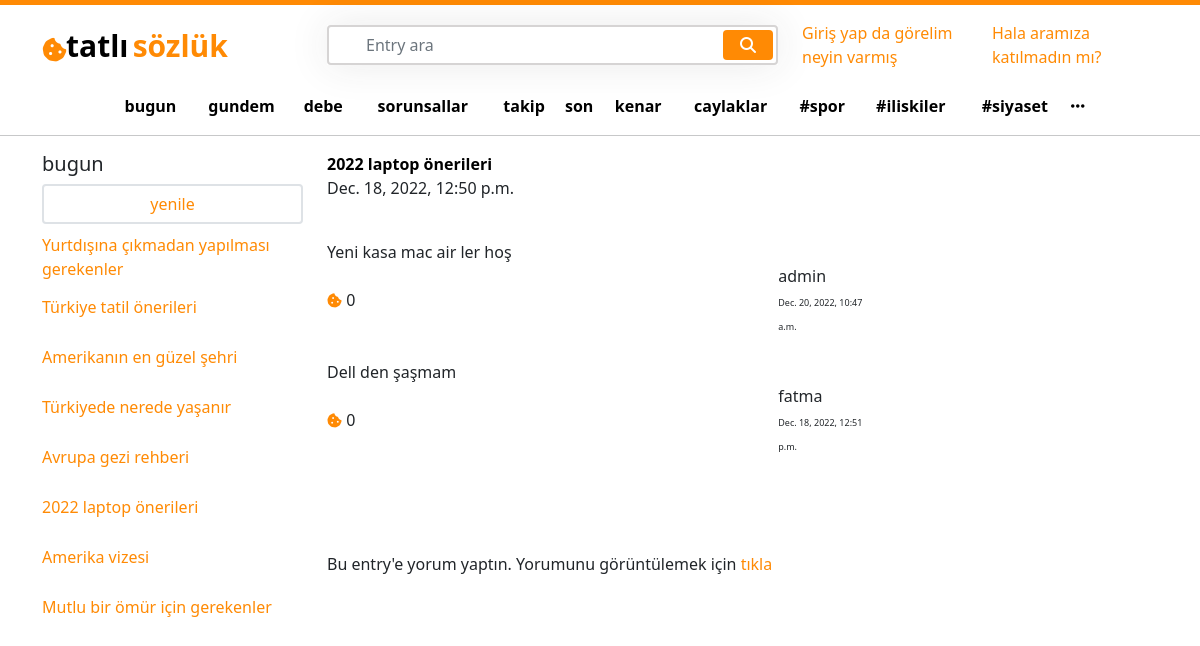
Screenshot of /2022 laptop önerileri/ with the database file from the repository.
### entry/models.py (models this page shows, shortened)
class Entry(models.Model):
    user = models.ForeignKey(User, on_delete=models.CASCADE)
    entry_slug =  models.CharField(max_length=85, blank=True, null=True)
    entry_name =  models.CharField(max_length=85, blank=True, null=True)
    created_at = models.DateTimeField(auto_now_add=True)
    updated_at = models.DateTimeField(auto_now=True)

class EntryComments(models.Model):
    comment_body =  models.CharField(max_length=85, blank=True, null=True)
    commented_entry = models.ForeignKey(Entry, on_delete=models.CASCADE)
    likes_to_the_comment = models.PositiveIntegerField(default=0)
    writer = models.ForeignKey(User, on_delete=models.CASCADE, null=True)
    created_at = models.DateTimeField(auto_now_add=True)

### user/models.py (models this page shows, shortened)
class User(AbstractBaseUser):
    email = models.EmailField(max_length=100, unique=True)
    username = models.CharField(max_length=50, unique=True)
    date_joined = models.DateTimeField(auto_now_add=True)
    last_login = models.DateTimeField(auto_now_add=True)
    created_date = models.DateTimeField(auto_now_add=True)
    modified_date = models.DateTimeField(auto_now=True)
    is_admin = models.BooleanField(default=True)
    is_staff = models.BooleanField(default=True)
    is_active = models.BooleanField(default=True)
    is_superadmin = models.BooleanField(default=True)
    USERNAME_FIELD = 'email'
    REQUIRED_FIELDS = ['username']
    objects = UserManager()

### entry/views.py (the view)
# urls.py: path('<str:pk>/', views.entry_detail, name='entry_detail'),
def entry_detail(request, pk):
    all_entries = Entry.objects.all()
    entry_detail = get_object_or_404(Entry, entry_name=pk)
    bring_entry_info = Entry.objects.filter(entry_name=pk)
    entry_comment = EntryComments.objects.filter(commented_entry__entry_name=pk).order_by('-created_at')
    for i in entry_comment:
        tiklanan_posta_yorum_yapanlar = i.writer.username
        print(tiklanan_posta_yorum_yapanlar)
    user = request.user.username
    print(user)
    if request.method == "POST":
        comment_body = request.POST['comment_body']
        new_comment = EntryComments.objects.create(commented_entry=entry_detail,writer=request.user, comment_body=comment_body)
        new_comment.save()
    context = {
        'entry_detail' : entry_detail,
        "all_entries" :  all_entries,
        'bring_entry_info' : bring_entry_info,
        'entry_comment' : entry_comment,
        "tiklanan_posta_yorum_yapanlar" : tiklanan_posta_yorum_yapanlar,
        'user' : user
    }
    return render(request, "entry_detail.html",context)

### templates/entry_detail.html (shortened to what this page needs)
{% extends 'base.html' %}
{% load static %}
{% block content %}
<div class="col-lg-6 ">
    <div class="row">
        {% for i in bring_entry_info %}
            <div class="col-lg-12">
                <a href="{% url 'entry_detail' i.id %}" >
                    <b style="color:black ;">  {{i.entry_name}}</b>
                </a>
            </div>
            <div class="col-lg-12">
                {{i.created_at}}
            </div>
            <div class="col-lg-12 mt-3">
                {% for a in entry_comment %}
                <div class="col-lg-12 mt-4">
                    {{a.comment_body}}
                </div>
                   <div class="row justify-content-between">
                        <div class="col-lg-3 my-auto">
                            <i class="fa-solid fa-cookie-bite" id="logo" style="font-size:15px ;"></i>
                            {{a.likes_to_the_comment}}
                        </div>
                        <div class="col-lg-5">
                            <div class="row justify-content-end">
                                <div class="col-lg-6">
                                    <div class="col-lg-12">
                                        {{a.writer.username}}
                                    </div>
                                    <div class="col-lg-12">
                                       <small style="font-size: 9px;">{{a.created_at}}</small>
                                    </div>
                                </div>
                            </div>
                        </div>
                    </div>
                {% endfor %}
            </div>
        <div class="col-lg-12">
            <form action="" method="POST">
                <div class="col-lg-12">
                    <b>{{searched_entry}}</b><br><br><br><br>
                    {% if user in tiklanan_posta_yorum_yapanlar %}
                    <span>Bu entry'e yorum yaptın. Yorumunu görüntülemek için <a href="{% url 'user_page' %}">tıkla</a></span>
                    {% else %}
                    <h4>Sende yorumunu paylaş </h4>
                    <br>
                    <input placeholder="{{searched_entry}}hakkında bize biraz bilgi ver" name="comment_body" style="height:180px; width: 500px;"></input>{{form.comment_body}}
                   <br>
                    <input type="submit" value="Submit">
                    {% endif %}
                    <br>
                    <br>
                    <br>
                </div>
            </form>
        </div>
        {% endfor %}
    </div>
</div>
{% endblock %}

### templates/base.html (shortened to what this page needs)
{% load static %}
<!DOCTYPE html>
<html lang="en">
<head>
    <link href="https://cdn.jsdelivr.net/npm/bootstrap@5.1.3/dist/css/bootstrap.min.css" rel="stylesheet">
    <link rel="stylesheet" href="https://cdnjs.cloudflare.com/ajax/libs/font-awesome/6.2.1/css/all.min.css" />
    <link rel="stylesheet" href="{% static 'css/home.css' %}">
</head>
<body>
    <div class="topline"></div>
    <div class="container mt-3">
        <div class="row d-flex align-items-center">
            <div class="col-lg-3">
                <div class="row">
                    <div class="col-lg-1" style="margin-top: 14px;">
                        <i class="fa-solid fa-cookie-bite" id="logo" style="font-size:25px ;"></i>
                    </div>
                    <div class="col-lg-10">
                        <a href="{% url 'home' %}">
                            <span class="logo_left p-0 m-0" style="color: black;">tatlı</span>
                            <span class="logo_right p-0 m-0">sözlük</span>
                        </a>
                    </div>
                </div>
            </div>
            <div class="col-5">
                <div class="search">
                    <form action="{% url 'entrypage' %}" method="POST">
                        <input type="text" class="form-control" name="searched_entry" placeholder="Entry ara">
                        <button type="submit" name="search_entry_button" value="Submit" class="btn btn-primary"><i class="fa fa-search"></i></button>
                    </form>
                </div>
            </div>
            <div class="col-lg-4">
                <div class="row justify-content-end">
                    {% if request.user.is_authenticated %}
                    <div class="col-lg-3 my-auto">
                        <a href="{% url 'user_page' %}" style="text-decoration: none;">
                            <i class="fa-regular fa-user" style=" color:  rgb(255, 138, 4);;"></i>
                            <span>{{request.user.username}}</span>
                        </a>
                    </div>
                    <div class="col-lg-3">
                        <button type="button" class="btn btn-primary topbtn">
                            <i class="fa-regular fa-message"></i>
                            <span>mesaj</span>
                        </button>
                    </div>
                    <div class="col-lg-3">
                        <button type="button" class="btn btn-primary topbtn">
                            <i class="fa-solid fa-arrow-trend-up"></i>
                            <span>olay</span>
                        </button>
                    </div>
                    <div class="col-lg-2 my-auto dots_for_box" >
                        <span style="cursor: pointer;">
                            <i class="fa-solid fa-ellipsis" style=" color:  rgb(255, 138, 4);;"></i>
                        </span>
                    </div>
                    <div class="base_box_top p-0" id="base_box_top">
                        <div class="row">
                            <a href="" style="color: black;" class="base_box_top_div">
                                <div class="col-lg-12 p-2">
                                    <span>kanallar</span>
                                </div>
                            </a>
                           <a href="" style="color: black;" class="base_box_top_div">
                                <div class="col-lg-12 p-2 ">
                                    <span>çöp</span>
                                </div>
                            </a>
                            <a href="" style="color: black;" class="base_box_top_div">
                                <div class="col-lg-12 p-2">
                                    <span>ayarlar</span>
                                </div>
                            </a>
                            <a href="" style="color: black;" class="base_box_top_div">
                                <div class="col-lg-12 p-2">
                                    <span>gece modu</spa>
                                </div>
                            </a>
                            <a href="" style="color: black;" class="base_box_top_div">
                                <div class="col-lg-12 p-2">
                                    <span>takip/engellenmiş</span>
                                </div>
                            </a>
                            <a href="{% url 'logout' %}" style="color: black;" class="base_box_top_div">
                                <div class="col-lg-12 p-2 ">
                                    <span>çıkış yap</span>
                                </div>
                            </a>
                        </div>
                    </div>
                    <div class="col-lg-12">
                        {% else %}
                        <a href="{% url 'login' %}" style="width: 50%;">Giriş yap da görelim neyin varmış</a>
                        <a href="{% url 'register' %}" style="width: 50%;">Hala aramıza katılmadın mı?</a>
                        {% endif %}
                    </div>
                </div>
            </div>
        </div>
        <div class="row justify-content-center mt-4">
            <table style="width:80%">
                <tr>
                  <td><a href="" class="td ">bugun</a></td>
                  <td><a href="" class="td">gundem</a></td>
                  <td><a href="" class="td">debe</a></td>
                  <td><a href="" class="td">sorunsallar</a></td>
                  <td><a href="" class="td">takip</a></td>
                  <td><a href="" class="td">son</a></td>
                  <td><a href="" class="td">kenar</a></td>
                  <td><a href="" class="td">caylaklar</a></td>
                  <td><a href="" class="td">#spor</a></td>
                  <td><a href="" class="td">#iliskiler</a></td>
                  <td><a href="" class="td">#siyaset</a></td>
                  <td><a href="" class="td"><i class="fa-solid fa-ellipsis"></i></a></td>
                </tr>
              </table>
        </div>
<hr>
<div class="container">
    <div class="row">
        <div class="col-lg-3 main_left">
            <div class="col-lg-12">
                <h5>bugun</h5>
            </div>
            <div class="col-lg-12">
                <button class="btn btn-light w-100 border border-2" style="background-color: transparent !important;">
                 <a href="" style=" text-decoration: none; color:  rgb(255, 138, 4);;">yenile</a>
                </button>
            </div>
            <div class="col-lg-12 mt-2">
                <ul class='p-0 ul_left'>
                        {% for i in all_entries %}
                        <li class="li">
                            <a href="{% url 'entry_detail' i.entry_name %}">
                            {{i.entry_name}}
                            </a>
                        </li>
                        {% endfor %}
                </ul>
            </div>
        </div>
{% block content %}
{% endblock %}
</body>
</html>

### static/css/home.css (style rules this page uses)
.topline { width: 100%; background-color: rgb(255, 138, 4); height: 5px; }
.logo_left { font-size: 30px; font-weight: 600; }
.logo_right { font-size: 30px; font-weight: 600; color: rgb(255, 138, 4); }
#logo { color: rgb(255, 138, 4); }
.search { position: relative; box-shadow: 0 0 40px rgba(51, 51, 51, .1); }
.search input { height: 40px; text-indent: 25px; border: 2px solid #d6d4d4; }
.search button { position: absolute; top: 5px; right: 5px; height: 30px; width: 50px; background: rgb(92, 4, 255); display: flex; align-items: center; justify-content: center; }
.td { font-weight: 600; font-size: 16px; color: black; text-decoration: none; display: flex; align-items: center; justify-content: center; }
.main_left { overflow-y: scroll; height:820px; scrollbar-color: rebeccapurple green; scrollbar-width: thin; }
.li { text-decoration: none; list-style: none; height: 50px; display: flex; align-items: center; }
button { background-color: rgb(255, 138, 4) !important; border: none !important; }
a { color: rgb(255, 138, 4);; text-decoration: none; }

### rows the page displays
Entry: entry_name "Yurtdışına çıkmadan yapılması gerekenler"
Entry: entry_name "Türkiye tatil önerileri"
Entry: entry_name "Amerikanın en güzel şehri"
Entry: entry_name "Türkiyede nerede yaşanır"
Entry: entry_name "Avrupa gezi rehberi"
Entry: entry_name "2022 laptop önerileri", created_at "Dec. 18, 2022, 12:50 p.m."
Entry: entry_name "Amerika vizesi"
Entry: entry_name "Mutlu bir ömür için gerekenler"
EntryComments: comment_body "Yeni kasa mac air ler hoş", likes_to_the_comment "0", writer.username "admin", created_at "Dec. 20, 2022, 10:47 a.m."
EntryComments: comment_body "Dell den şaşmam", likes_to_the_comment "0", writer.username "fatma", created_at "Dec. 18, 2022, 12:51 p.m."
